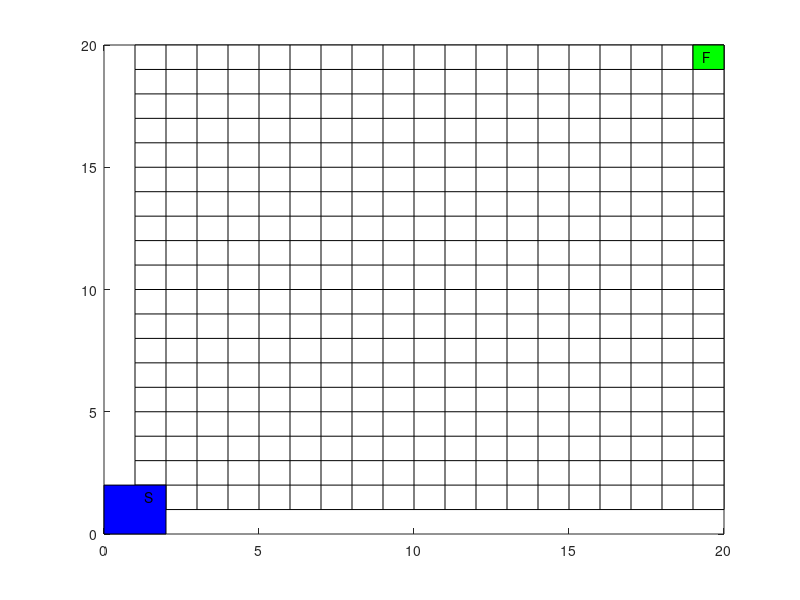

Reproduce this figure in MATLAB.
%% Creating random arrays filled with 1,4
%% 1 = good space
%% 2 = wall
%% 3 = negative reward
%% 4 = random event occurence (could be +/- reward)
x = randi(4,20,1);
y = randi(4,20,1);

%% Size Values, Updates End Point Also
endpoint = 20;

[X, Y] = meshgrid(x,y);
pcolor(X);
colormap(white(2));

patch([0,2,2,0],[0,0,2,2],'b')
text(1.3,1.55,'S')

patch([endpoint,endpoint - 1,endpoint - 1,endpoint],[endpoint - 1,endpoint - 1,endpoint,endpoint],'g')
text(endpoint - 0.7, endpoint - 0.45, 'F'); 




